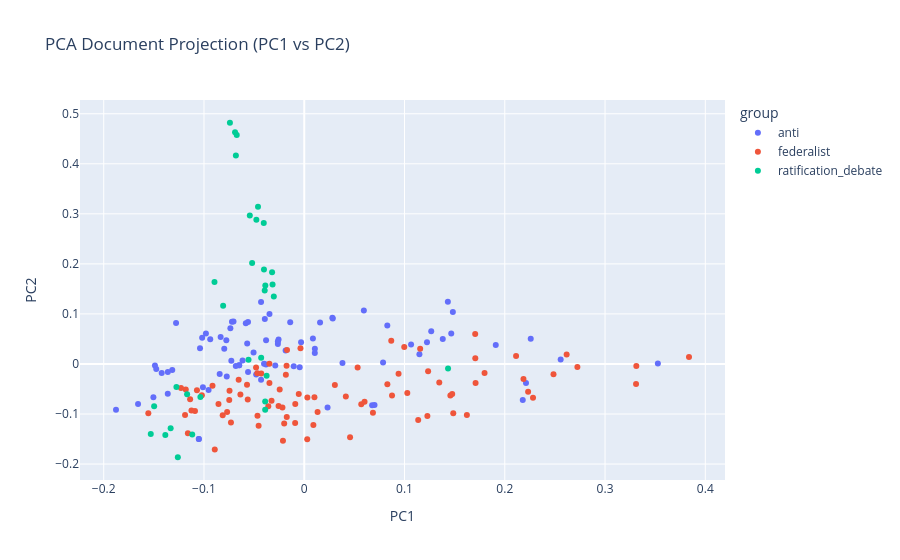

The notebook cell saved with this chart:
### Markdown cell above
## PCA Visualization 2

### Code cell
# --- document scatterplot (PC1 vs PC2) ---

DCM_plot = DCM.join(LIB[['group']])

fig = px.scatter(
    DCM_plot,
    x='PC1',
    y='PC2',
    color='group',
    title='PCA Document Projection (PC1 vs PC2)',
    hover_name=DCM_plot.index
)

fig.show()
